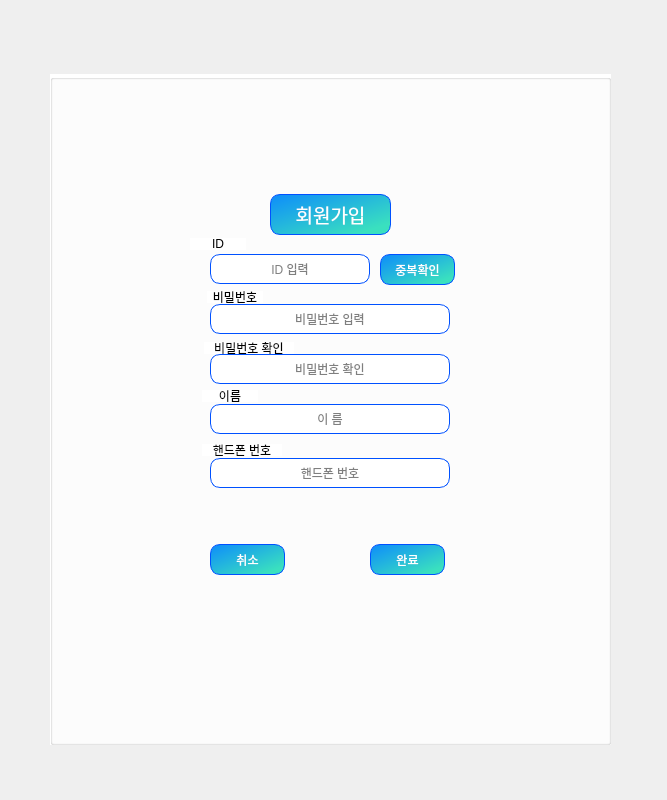
<?xml version="1.0" encoding="UTF-8"?>
<ui version="4.0">
 <class>Form</class>
 <widget class="QWidget" name="Form">
  <property name="geometry">
   <rect>
    <x>0</x>
    <y>0</y>
    <width>667</width>
    <height>800</height>
   </rect>
  </property>
  <property name="windowTitle">
   <string>Form</string>
  </property>
  <property name="styleSheet">
   <string notr="true"/>
  </property>
  <widget class="QGroupBox" name="groupBox">
   <property name="geometry">
    <rect>
     <x>50</x>
     <y>74</y>
     <width>561</width>
     <height>671</height>
    </rect>
   </property>
   <property name="styleSheet">
    <string notr="true">
background-color:white;</string>
   </property>
   <property name="title">
    <string/>
   </property>
   <widget class="QLabel" name="lb_login">
    <property name="geometry">
     <rect>
      <x>220</x>
      <y>120</y>
      <width>121</width>
      <height>41</height>
     </rect>
    </property>
    <property name="font">
     <font>
      <family>굴림체</family>
      <pointsize>14</pointsize>
     </font>
    </property>
    <property name="styleSheet">
     <string notr="true">color: white;
background-color:qlineargradient(spread:pad, x1:0, y1:0, x2:0.857143, y2:0.857955, stop:0 rgba(13, 140, 251, 255), stop:1 rgba(58, 224, 191));
	border-radius: 10px;
border:1px solid rgb(0, 81, 255);</string>
    </property>
    <property name="text">
     <string>회원가입</string>
    </property>
    <property name="alignment">
     <set>Qt::AlignCenter</set>
    </property>
   </widget>
   <widget class="QLineEdit" name="le_input_id">
    <property name="geometry">
     <rect>
      <x>160</x>
      <y>180</y>
      <width>160</width>
      <height>30</height>
     </rect>
    </property>
    <property name="tabletTracking">
     <bool>false</bool>
    </property>
    <property name="styleSheet">
     <string notr="true">background:rgb(255, 255, 255);
border:1px solid rgb(0, 81, 255);
border-radius:10px;
</string>
    </property>
    <property name="alignment">
     <set>Qt::AlignCenter</set>
    </property>
    <property name="placeholderText">
     <string>ID 입력</string>
    </property>
   </widget>
   <widget class="QLineEdit" name="le_input_pw">
    <property name="geometry">
     <rect>
      <x>160</x>
      <y>230</y>
      <width>240</width>
      <height>30</height>
     </rect>
    </property>
    <property name="tabletTracking">
     <bool>false</bool>
    </property>
    <property name="styleSheet">
     <string notr="true">background:rgb(255, 255, 255);
border:1px solid rgb(0, 81, 255);
border-radius:10px;
</string>
    </property>
    <property name="echoMode">
     <enum>QLineEdit::Password</enum>
    </property>
    <property name="alignment">
     <set>Qt::AlignCenter</set>
    </property>
    <property name="placeholderText">
     <string>비밀번호 입력</string>
    </property>
   </widget>
   <widget class="QLineEdit" name="le_check_pw">
    <property name="geometry">
     <rect>
      <x>160</x>
      <y>280</y>
      <width>240</width>
      <height>30</height>
     </rect>
    </property>
    <property name="styleSheet">
     <string notr="true">background:rgb(255, 255, 255);
border:1px solid rgb(0, 81, 255);
border-radius:10px;
</string>
    </property>
    <property name="echoMode">
     <enum>QLineEdit::Password</enum>
    </property>
    <property name="alignment">
     <set>Qt::AlignCenter</set>
    </property>
    <property name="placeholderText">
     <string>비밀번호 확인</string>
    </property>
   </widget>
   <widget class="QLineEdit" name="le_input_name">
    <property name="geometry">
     <rect>
      <x>160</x>
      <y>330</y>
      <width>240</width>
      <height>30</height>
     </rect>
    </property>
    <property name="styleSheet">
     <string notr="true">background:rgb(255, 255, 255);
border:1px solid rgb(0, 81, 255);
border-radius:10px;
</string>
    </property>
    <property name="alignment">
     <set>Qt::AlignCenter</set>
    </property>
    <property name="placeholderText">
     <string>이 름</string>
    </property>
   </widget>
   <widget class="QPushButton" name="btn_check_id">
    <property name="geometry">
     <rect>
      <x>330</x>
      <y>180</y>
      <width>75</width>
      <height>31</height>
     </rect>
    </property>
    <property name="styleSheet">
     <string notr="true">QPushButton{
color: white;
background-color:qlineargradient(spread:pad, x1:0, y1:0, x2:0.857143, y2:0.857955, stop:0 rgba(13, 140, 251, 255), stop:1 rgba(58, 224, 191));
	border-radius: 10px;
border:1px solid rgb(0, 81, 255);
}
QPushButton:hover {
color: white;
	background-color: qlineargradient(spread:pad, x1:0, y1:0, x2:0.857143, y2:0.857955, stop:0 rgba(10, 242, 251, 255), stop:1 rgba(224, 6, 159, 255));
	border-radius: 10px;}
QPushButton:pressed {
border: 3px solid rgb(0, 81, 255);
color: white;
	background-color: qlineargradient(spread:pad, x1:0, y1:0, x2:0.857143, y2:0.857955, stop:0 rgba(10, 242, 251, 255), stop:1 rgba(224, 6, 159, 255));
	border-radius: 10px;}

</string>
    </property>
    <property name="text">
     <string>중복확인</string>
    </property>
   </widget>
   <widget class="QPushButton" name="btn_cancle">
    <property name="geometry">
     <rect>
      <x>160</x>
      <y>470</y>
      <width>75</width>
      <height>31</height>
     </rect>
    </property>
    <property name="styleSheet">
     <string notr="true">QPushButton{
color: white;
background-color:qlineargradient(spread:pad, x1:0, y1:0, x2:0.857143, y2:0.857955, stop:0 rgba(13, 140, 251, 255), stop:1 rgba(58, 224, 191));
	border-radius: 10px;
border:1px solid rgb(0, 81, 255);
}
QPushButton:hover {
color: white;
	background-color: qlineargradient(spread:pad, x1:0, y1:0, x2:0.857143, y2:0.857955, stop:0 rgba(10, 242, 251, 255), stop:1 rgba(224, 6, 159, 255));
	border-radius: 10px;}
QPushButton:pressed {
border: 3px solid rgb(0, 81, 255);
color: white;
	background-color: qlineargradient(spread:pad, x1:0, y1:0, x2:0.857143, y2:0.857955, stop:0 rgba(10, 242, 251, 255), stop:1 rgba(224, 6, 159, 255));
	border-radius: 10px;}

</string>
    </property>
    <property name="text">
     <string>취소</string>
    </property>
   </widget>
   <widget class="QPushButton" name="btn_finish">
    <property name="geometry">
     <rect>
      <x>320</x>
      <y>470</y>
      <width>75</width>
      <height>31</height>
     </rect>
    </property>
    <property name="styleSheet">
     <string notr="true">QPushButton{
color: white;
background-color:qlineargradient(spread:pad, x1:0, y1:0, x2:0.857143, y2:0.857955, stop:0 rgba(13, 140, 251, 255), stop:1 rgba(58, 224, 191));
	border-radius: 10px;
border:1px solid rgb(0, 81, 255);
}
QPushButton:hover {
color: white;
	background-color: qlineargradient(spread:pad, x1:0, y1:0, x2:0.857143, y2:0.857955, stop:0 rgba(10, 242, 251, 255), stop:1 rgba(224, 6, 159, 255));
	border-radius: 10px;}
QPushButton:pressed {
border: 3px solid rgb(0, 81, 255);
color: white;
	background-color: qlineargradient(spread:pad, x1:0, y1:0, x2:0.857143, y2:0.857955, stop:0 rgba(10, 242, 251, 255), stop:1 rgba(224, 6, 159, 255));
	border-radius: 10px;}

</string>
    </property>
    <property name="text">
     <string>완료</string>
    </property>
   </widget>
   <widget class="QLabel" name="lb_id">
    <property name="geometry">
     <rect>
      <x>140</x>
      <y>164</y>
      <width>56</width>
      <height>12</height>
     </rect>
    </property>
    <property name="text">
     <string>ID</string>
    </property>
    <property name="alignment">
     <set>Qt::AlignCenter</set>
    </property>
   </widget>
   <widget class="QLabel" name="lb_pw">
    <property name="geometry">
     <rect>
      <x>157</x>
      <y>217</y>
      <width>56</width>
      <height>12</height>
     </rect>
    </property>
    <property name="text">
     <string>비밀번호</string>
    </property>
    <property name="alignment">
     <set>Qt::AlignCenter</set>
    </property>
   </widget>
   <widget class="QLabel" name="lb_check_pw">
    <property name="geometry">
     <rect>
      <x>154</x>
      <y>268</y>
      <width>90</width>
      <height>12</height>
     </rect>
    </property>
    <property name="text">
     <string>비밀번호 확인</string>
    </property>
    <property name="alignment">
     <set>Qt::AlignCenter</set>
    </property>
   </widget>
   <widget class="QLabel" name="lb_nick">
    <property name="geometry">
     <rect>
      <x>152</x>
      <y>316</y>
      <width>56</width>
      <height>12</height>
     </rect>
    </property>
    <property name="text">
     <string>이름</string>
    </property>
    <property name="alignment">
     <set>Qt::AlignCenter</set>
    </property>
   </widget>
   <widget class="QLineEdit" name="le_phonenum">
    <property name="geometry">
     <rect>
      <x>160</x>
      <y>384</y>
      <width>240</width>
      <height>30</height>
     </rect>
    </property>
    <property name="tabletTracking">
     <bool>false</bool>
    </property>
    <property name="focusPolicy">
     <enum>Qt::StrongFocus</enum>
    </property>
    <property name="styleSheet">
     <string notr="true">background:rgb(255, 255, 255);
border:1px solid rgb(0, 81, 255);
border-radius:10px;
</string>
    </property>
    <property name="inputMethodHints">
     <set>Qt::ImhNone</set>
    </property>
    <property name="alignment">
     <set>Qt::AlignCenter</set>
    </property>
    <property name="placeholderText">
     <string>핸드폰 번호</string>
    </property>
   </widget>
   <widget class="QLabel" name="lb_phonenum">
    <property name="geometry">
     <rect>
      <x>152</x>
      <y>370</y>
      <width>80</width>
      <height>12</height>
     </rect>
    </property>
    <property name="text">
     <string>핸드폰 번호</string>
    </property>
    <property name="alignment">
     <set>Qt::AlignCenter</set>
    </property>
   </widget>
  </widget>
 </widget>
 <tabstops>
  <tabstop>le_input_id</tabstop>
  <tabstop>btn_check_id</tabstop>
  <tabstop>le_input_pw</tabstop>
  <tabstop>le_check_pw</tabstop>
  <tabstop>le_input_name</tabstop>
  <tabstop>le_phonenum</tabstop>
  <tabstop>btn_finish</tabstop>
  <tabstop>btn_cancle</tabstop>
 </tabstops>
 <resources/>
 <connections/>
</ui>
